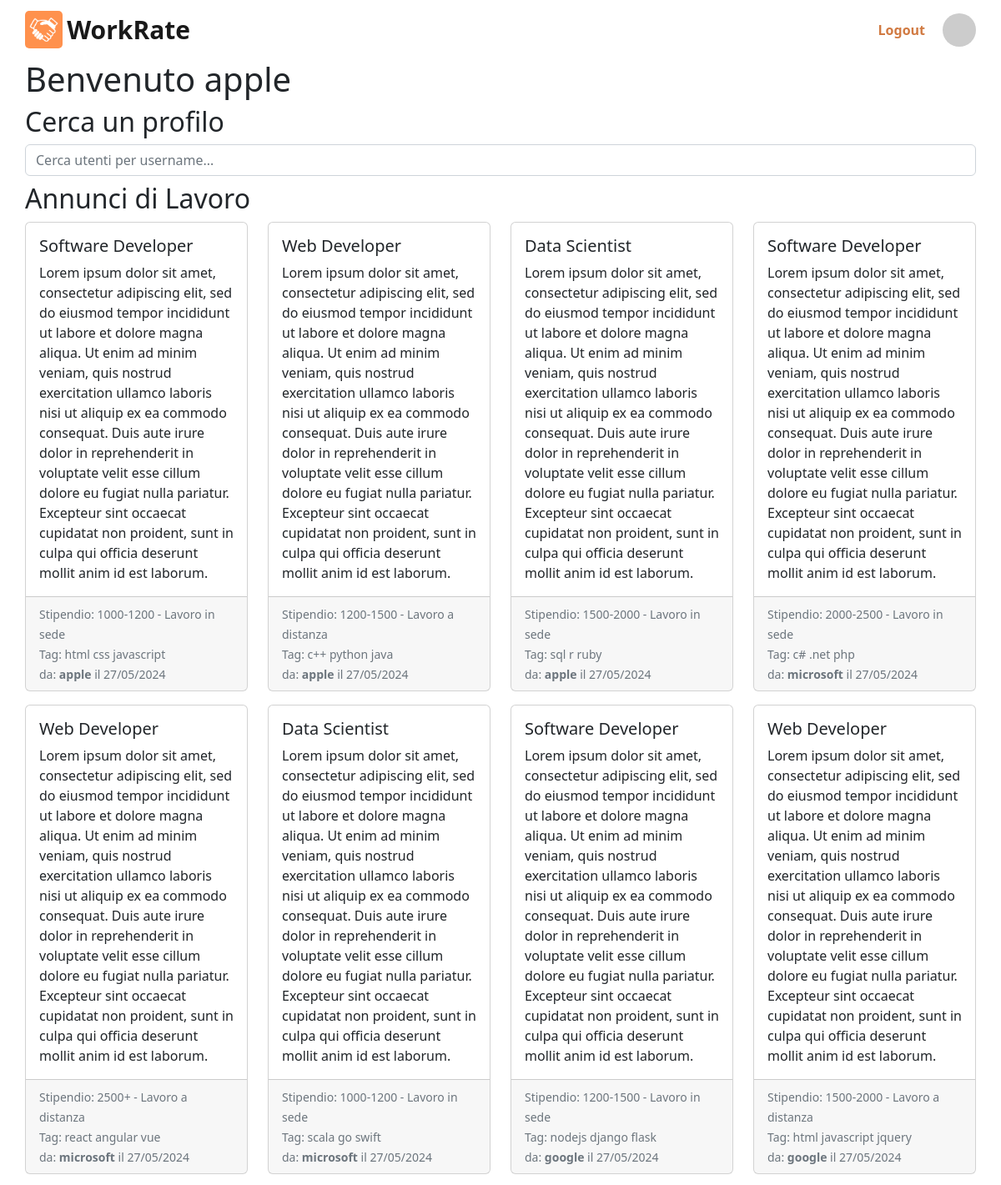
The app's page / (signed in, upper part) with its own data.
### utente/models.py (models this page shows)
class Utente(AbstractUser):
    nome = models.CharField('nome', max_length=100)
    citta = models.CharField('citta', max_length=100)
    is_azienda = models.BooleanField('is_azienda', default=False)
    tag = models.CharField('tag', max_length=100, default=None, blank=True, null=True)
    class Meta:
        verbose_name = 'Utente'
        verbose_name_plural = 'Utenti'

class AnnuncioLavoro(models.Model):
    azienda = models.ForeignKey(Utente, on_delete=models.CASCADE, related_name='annunci', limit_choices_to={'is_azienda': True})
    titolo = models.CharField('titolo', max_length=200)
    descrizione = models.TextField('descrizione')
    data_pubblicazione = models.DateTimeField('data di pubblicazione', auto_now_add=True)
    is_distanza = models.BooleanField('id_distanza', default=False)
    tag = models.CharField('tag', max_length=200, default=None, null=True)
    RANGE_STIPENDIO_CHOICES = [("1000-1200", "1000-1200"),("1200-1500", "1200-1500"),("1500-2000", "1500-2000"),("2000-2500", "2000-2500"),("2500+", "2500+")]
    range_stipendio = models.CharField('range_stipendio', max_length=50, choices=RANGE_STIPENDIO_CHOICES)
    is_available = models.BooleanField('is_available', default=True)
    class Meta:
        verbose_name = 'Annuncio di Lavoro'
        verbose_name_plural = 'Annunci di Lavoro'

### ratework/views.py (the view)
# urls.py: 2. Add a URL to urlpatterns:  path('', views.home, name='home')
def home(request):
    if request.user.is_authenticated:
        utenti = Utente.objects.all()
        annunci = AnnuncioLavoro.objects.filter(is_available=True)
        utente = request.user
        hasAwork = False
        if not utente.is_azienda:
            for i in Lavoro.objects.all():
                if i.lavoratore == utente:
                    annunci = annunci.exclude(id=i.annuncio.id)
                    if i.stato == 'Accettato':
                        hasAwork = True
        return render(request, 'home/homepage.html', {'utenti': utenti, 'annunci': annunci, 'utente': utente, 'hasAwork': hasAwork})
    else:
        return render(request, 'home/homepage.html')

### templates/home/homepage.html (shortened to what this page needs)
{% extends "main_page.html" %}
{% block head %}
    {% load static %}
    <link rel="stylesheet" href="{% static 'css/home/style.css'%}">
{% endblock head %}
{% block content %}
    {% include "main_components/navbar.html" %}
    {% if user.is_authenticated %}
    {% include "home/homeAutenticata.html" %}
    {% else %}
    {% include "main_components/body.html" %}
    {% endif %}
{% endblock content %}

### templates/home/homeAutenticata.html (shortened to what this page needs)
<h1>Benvenuto {{ user.username }}</h1>
<h2>Cerca un profilo</h2>
    <div class="search-bar">
        <input type="text" id="search-input" class="form-control" placeholder="Cerca utenti per username...">
    </div>
    <h2>Annunci di Lavoro</h2>
    <div class="row">
        {% for i in annunci %}
            <div class="col-md-3 mb-3">
                <div class="card h-100">
                    <div class="card-body">
                        <h5 class="card-title">{{ i.titolo }}</h5>
                        <p class="card-text">{{ i.descrizione }}</p>
                    </div>
                    <div class="card-footer">
                        <small class="text-muted">
                            Stipendio: {{ i.range_stipendio }} -
                            {% if i.is_distanza %}
                                Lavoro a distanza
                            {% else %}
                                Lavoro in sede
                            {% endif %}
                            <br> Tag: {{ i.tag }}
                            <br> da: <b>{{i.azienda}}</b> il {{ i.data_pubblicazione|date:"d/m/Y" }}
                        </small>
                    </div>
                </div>
            </div>
        {% empty %}
        <p>Non sono presenti annunci, torna piu tardi</p>
        {% endfor %}
    </div>

### static/css/home/style.css (style rules this page uses)
body { color: #212529; margin: auto; }

### records on screen
Utente: username "apple"
AnnuncioLavoro: titolo "Software Developer", descrizione "Lorem ipsum dolor sit amet, consectetur adipiscing elit, sed do eiusmod tempor incididunt ut labore et dolore magna aliqua. Ut enim ad minim veniam, quis nostrud exercitation ullamco laboris nisi ut aliquip ex ea commodo consequat. Duis aute irure dolor in reprehenderit in voluptate velit esse cillum dolore eu fugiat nulla pariatur. Excepteur sint occaecat cupidatat non proident, sunt in culpa qui officia deserunt mollit anim id est laborum.", range_stipendio "1000-1200", is_distanza "Lavoro in sede", tag "html css javascript", azienda "apple", data_pubblicazione "27/05/2024"
AnnuncioLavoro: titolo "Web Developer", descrizione "Lorem ipsum dolor sit amet, consectetur adipiscing elit, sed do eiusmod tempor incididunt ut labore et dolore magna aliqua. Ut enim ad minim veniam, quis nostrud exercitation ullamco laboris nisi ut aliquip ex ea commodo consequat. Duis aute irure dolor in reprehenderit in voluptate velit esse cillum dolore eu fugiat nulla pariatur. Excepteur sint occaecat cupidatat non proident, sunt in culpa qui officia deserunt mollit anim id est laborum.", range_stipendio "1200-1500", is_distanza "Lavoro a distanza", tag "c++ python java", azienda "apple", data_pubblicazione "27/05/2024"
AnnuncioLavoro: titolo "Data Scientist", descrizione "Lorem ipsum dolor sit amet, consectetur adipiscing elit, sed do eiusmod tempor incididunt ut labore et dolore magna aliqua. Ut enim ad minim veniam, quis nostrud exercitation ullamco laboris nisi ut aliquip ex ea commodo consequat. Duis aute irure dolor in reprehenderit in voluptate velit esse cillum dolore eu fugiat nulla pariatur. Excepteur sint occaecat cupidatat non proident, sunt in culpa qui officia deserunt mollit anim id est laborum.", range_stipendio "1500-2000", is_distanza "Lavoro in sede", tag "sql r ruby", azienda "apple", data_pubblicazione "27/05/2024"
AnnuncioLavoro: titolo "Software Developer", descrizione "Lorem ipsum dolor sit amet, consectetur adipiscing elit, sed do eiusmod tempor incididunt ut labore et dolore magna aliqua. Ut enim ad minim veniam, quis nostrud exercitation ullamco laboris nisi ut aliquip ex ea commodo consequat. Duis aute irure dolor in reprehenderit in voluptate velit esse cillum dolore eu fugiat nulla pariatur. Excepteur sint occaecat cupidatat non proident, sunt in culpa qui officia deserunt mollit anim id est laborum.", range_stipendio "2000-2500", is_distanza "Lavoro in sede", tag "c# .net php", azienda "microsoft", data_pubblicazione "27/05/2024"
AnnuncioLavoro: titolo "Web Developer", descrizione "Lorem ipsum dolor sit amet, consectetur adipiscing elit, sed do eiusmod tempor incididunt ut labore et dolore magna aliqua. Ut enim ad minim veniam, quis nostrud exercitation ullamco laboris nisi ut aliquip ex ea commodo consequat. Duis aute irure dolor in reprehenderit in voluptate velit esse cillum dolore eu fugiat nulla pariatur. Excepteur sint occaecat cupidatat non proident, sunt in culpa qui officia deserunt mollit anim id est laborum.", range_stipendio "2500+", is_distanza "Lavoro a distanza", tag "react angular vue", azienda "microsoft", data_pubblicazione "27/05/2024"
AnnuncioLavoro: titolo "Data Scientist", descrizione "Lorem ipsum dolor sit amet, consectetur adipiscing elit, sed do eiusmod tempor incididunt ut labore et dolore magna aliqua. Ut enim ad minim veniam, quis nostrud exercitation ullamco laboris nisi ut aliquip ex ea commodo consequat. Duis aute irure dolor in reprehenderit in voluptate velit esse cillum dolore eu fugiat nulla pariatur. Excepteur sint occaecat cupidatat non proident, sunt in culpa qui officia deserunt mollit anim id est laborum.", range_stipendio "1000-1200", is_distanza "Lavoro in sede", tag "scala go swift", azienda "microsoft", data_pubblicazione "27/05/2024"
AnnuncioLavoro: titolo "Software Developer", descrizione "Lorem ipsum dolor sit amet, consectetur adipiscing elit, sed do eiusmod tempor incididunt ut labore et dolore magna aliqua. Ut enim ad minim veniam, quis nostrud exercitation ullamco laboris nisi ut aliquip ex ea commodo consequat. Duis aute irure dolor in reprehenderit in voluptate velit esse cillum dolore eu fugiat nulla pariatur. Excepteur sint occaecat cupidatat non proident, sunt in culpa qui officia deserunt mollit anim id est laborum.", range_stipendio "1200-1500", is_distanza "Lavoro in sede", tag "nodejs django flask", azienda "google", data_pubblicazione "27/05/2024"
AnnuncioLavoro: titolo "Web Developer", descrizione "Lorem ipsum dolor sit amet, consectetur adipiscing elit, sed do eiusmod tempor incididunt ut labore et dolore magna aliqua. Ut enim ad minim veniam, quis nostrud exercitation ullamco laboris nisi ut aliquip ex ea commodo consequat. Duis aute irure dolor in reprehenderit in voluptate velit esse cillum dolore eu fugiat nulla pariatur. Excepteur sint occaecat cupidatat non proident, sunt in culpa qui officia deserunt mollit anim id est laborum.", range_stipendio "1500-2000", is_distanza "Lavoro a distanza", tag "html javascript jquery", azienda "google", data_pubblicazione "27/05/2024"
